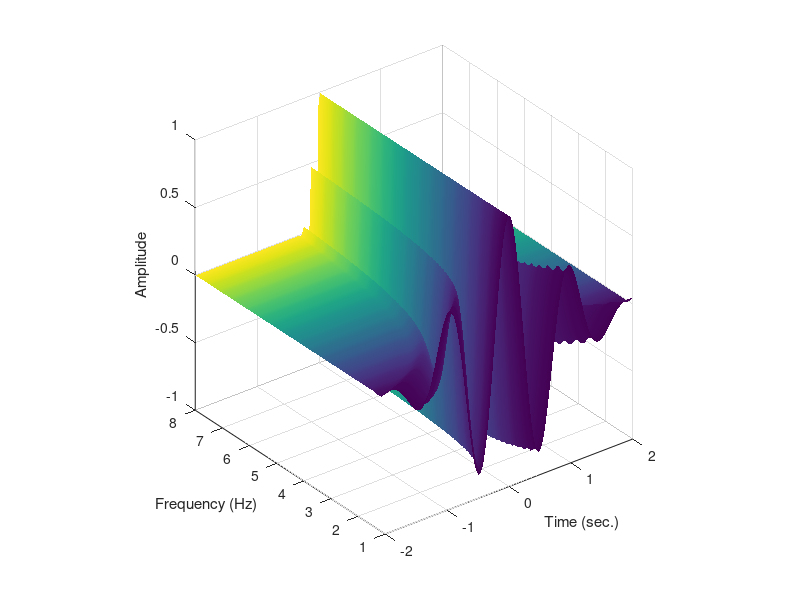

This figure's MATLAB source:
%% plotting wavelets

% how many frequencies
n = 50;

% define wavelet parameters
frex = linspace(1,8,n); % frequency spread
time = -2:.001:2; % time vector

% initialize wavelet matrix
wave = zeros(n,length(time));

% loop over frequencies
for fi=1:n
    
    % width parameter for Gaussian
    s = 5/(2*pi*frex(fi));
    
    % create the wavelet
    wave(fi,:) = cos(2*pi*frex(fi)*time) .* exp(-time.^2 / (2*s^2));
end

figure(2), clf

% make a surface plot
h = surf(time,frex,wave, repmat(frex',1,size(wave,2)));
shading interp
rotate3d on, axis square
xlabel('Time (sec.)'), ylabel('Frequency (Hz)'), zlabel('Amplitude')

%%
